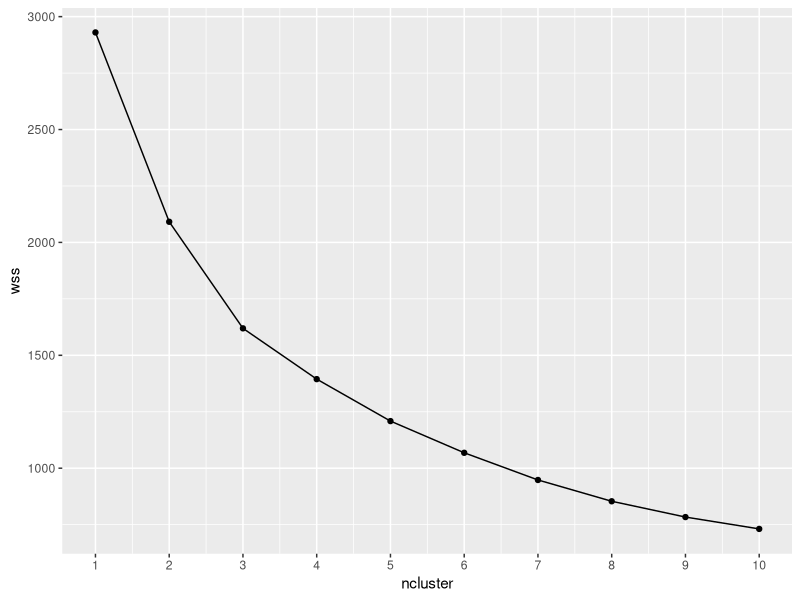

Recreate this plot in R.
getwd()
setwd("C:/Users/admin/Desktop/p2_Natibundit_Suntraranusorn/data")
data <- read.csv("CleanedInR_LaptopPrice.csv")

categorical_columns <- c( "model","ram_gb","ssd","hdd","graphic_card_gb")
# Convert the specified columns to numeric using lapply
data[, categorical_columns] <- lapply(data[, categorical_columns], function(x) as.numeric(factor(x)))
summary(data)
categorical_columns <- c( "ram_gb","ssd",
                          "graphic_card_gb","latest_price","star_rating")
sdata<- data[,c(categorical_columns)]

# Change scaling to normal distribution which all data are Mean 0
pmatrix <- scale(sdata)
summary(pmatrix)

# K-Mean
k <- 3
pCluster <- kmeans(pmatrix, k, nstart = 100, iter.max = 100)
summary(pCluster)
pCluster$centers
pCluster$size

printCluster <- function(data, groups, columns){
  groupedD <- split(data, groups)
  lapply(groupedD,
         function(df) df[,columns])
}
cols_print <- c("brand","processor_name","ram_gb","ssd",
                "graphic_card_gb","latest_price")
groups <- pCluster$cluster
printCluster(data, groups, cols_print)

# Total within sum of square (WSS) for considering k number
# Creating customized function by calculating distance between two points
sqr_edist <- function(x,y){
  sum((x-y)^2)
}
# Calculate sum of square for each cluster
wss_cluster <- function(clust_matrix){
  c0 <- colMeans(clust_matrix)
  sum(apply(
    clust_matrix, 1, FUN = function(row){
      sqr_edist(row, c0)
    }
  ))
}
# Calculate sum of square for all clusters
wss_total <- function(dmatrix, labels){
  wsstot <- 0
  k <- length(unique(labels))
  for(i in 1:k)
    wsstot <- wsstot + wss_cluster(subset(dmatrix, labels == i))
  wsstot
}
# WSS use to consider number of k when we add more k the WSS will be reduce (k = n, WSS = 0) 
wss_total(pmatrix, groups)

# Group up Wss in different k
get_wss <- function(dmatrix, max_cluster){
  wss = numeric(max_cluster)
  wss[1] <- wss_cluster(dmatrix)
  for(k in 2:max_cluster){
    pcluster1 <- kmeans(pmatrix, k, nstart = 100, iter.max = 100)
    groups <- pcluster1$cluster
    wss[k] <- wss_total(dmatrix, groups)
  }
  wss
}

kmax <- 10
cluster_meas <- data.frame(ncluster = 1:kmax,
                           wss = get_wss(pmatrix, kmax))

# plot Elbow method
library(ggplot2)
breaks <- 1:kmax
ggplot(cluster_meas, aes(x=ncluster, y=wss)) +
  geom_point() + geom_line() +
  scale_x_continuous(breaks = breaks)

# "ch" 
library(fpc)
clustering_ch <- kmeansruns(pmatrix, krange = 1:10, criterion = "ch")
# Display clustering index by choosing the maximum value is the best k (best k = 3)
clustering_ch$crit
clustering_ch$bestk

# "asw"
clustering_asw <- kmeansruns(pmatrix, krange = 1:10, criterion = "asw")
# best k = 10
clustering_asw$crit
clustering_asw$bestk
